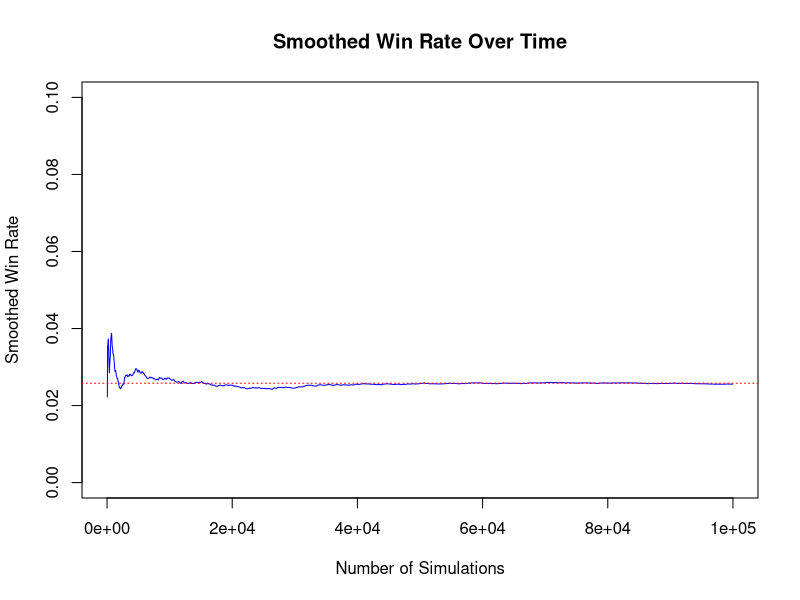
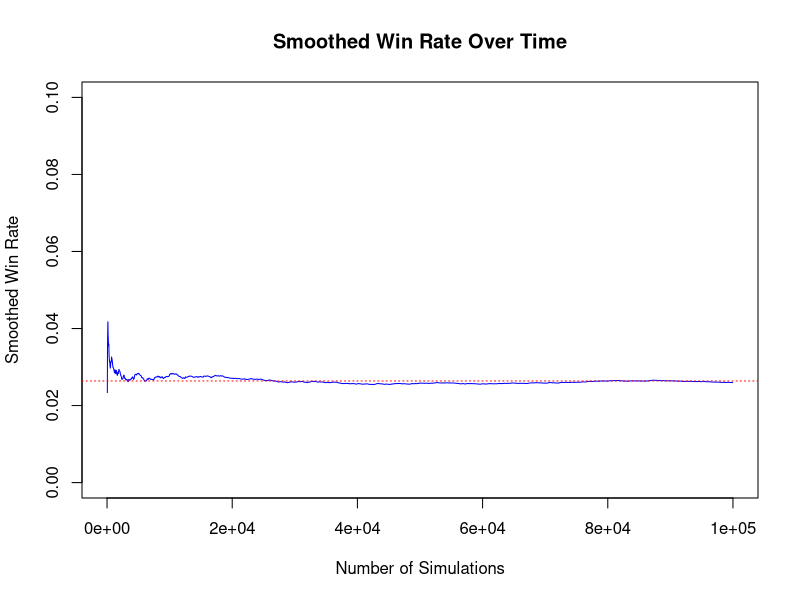

The R source for these figures, in order: (Note: a time limit stopped this script after it produced the figures.)

# Define Deck -------------------------------------------------------------

suits <- c(1:4) # Hearts, Diamonds, Clubs, Spades
ranks <- c(2:14) # 11 = Jack, 12 = Queen, 13 = King, 14 = Ace
colors <- c("Red", "Red", "Black", "Black")

deck <- expand.grid(Rank = ranks, Suit = suits, stringsAsFactors = FALSE)

deck$Color <- ifelse(deck$Suit %in% c(1, 2), "Red", "Black")


# Game Simulation Function ------------------------------------------------

simulation <- function(n, deck) {
  wins <- 0
  win_history <- numeric(n)
  
  pb <- txtProgressBar(min = 0, max = n, style = 3)
  failure <- numeric(4)
  
  
  for (i in 1 : n) {
    setTxtProgressBar(pb, i)
    
    cards <- deck[sample(nrow(deck), 4), ]
    first_card <- cards[1, ]
    second_card <- cards[2, ]
    third_card <- cards[3, ]
    fourth_card <- cards[4, ]
    
    # First Round
    color_choice <- sample(c("Red", "Black"), 1)
    
    if (first_card$Color != color_choice) {
      failure[1] <- failure[1] + 1
      next
    }
    
    # Second Round
    high_or_lower <- sample(c(TRUE, FALSE), 1)
    
    if (high_or_lower) { # Choose higher
      if (first_card$Rank >= second_card$Rank) {
        failure[2] <- failure[2] + 1
        next
      }
    } else { # Choose lower
      if (first_card$Rank <= second_card$Rank) {
        failure[2] <- failure[2] + 1
        next
      }
    }
    
    # Third Round
    inside_or_outside <- sample(c(TRUE, FALSE), 1)
  
    if (inside_or_outside) { # Choose Inside
      if (third_card$Rank <= min(first_card$Rank, second_card$Rank) |
          third_card$Rank >= max(first_card$Rank, second_card$Rank)) {
        failure[3] <- failure[3] + 1
        next
      }
    } else {
      if (third_card$Rank >= min(first_card$Rank, second_card$Rank) &
          third_card$Rank <= max(first_card$Rank, second_card$Rank)) {
        failure[3] <- failure[3] + 1
        next
      }
    }
    
    
    # Fourth Round
    suits_choice <- sample(c(1:4), 1)
    
    if (suits_choice != fourth_card$Suit) {
      failure[4] <- failure[4] + 1
      next
    }
    
    wins <- wins + 1
    win_history[i] <- 1
  }
  close(pb)
  
  win_rate <- cumsum(win_history) / seq_len(n)
  smoothed_rate <- zoo::rollmean(win_rate, k = 100, fill = NA)
  
  plot(smoothed_rate,
       type = "l", col = "blue", lwd = 1, lty = 1,
       xlab = "Number of Simulations",
       ylab = "Smoothed Win Rate",
       ylim = c(0, 0.1),
       main = "Smoothed Win Rate Over Time")
  abline(h = mean(win_rate), col = "red", lty = 3)
  
  return(list(wins, smoothed_rate, failure))
}

n = 100000
number_of_sims <- 10
prop_list <- numeric(number_of_sims)
smoothed_rate_list <- matrix(NA, ncol = n, nrow = number_of_sims)
failure_list <- matrix(NA, ncol = 4, nrow = number_of_sims)


for (i in 1:number_of_sims) {
  cat("Running simulation", i, "of", number_of_sims, "\n")
  output <- simulation(n, deck)
  total_wins <- output[[1]]
  smoothed_rate_list[i, ] <- output[[2]]
  prop_list[i] <- total_wins / n
  failure_list[i, ] <- output[[3]]
}

summary(failure_list)


# Visualize ---------------------------------------------------------------

matplot(t(smoothed_rate_list), type = "l", lty = 1, lwd = 1,
        col = rainbow(number_of_sims),
        xlab = "Number of Simulations",
        ylab = "Smoothed Win Rate",
        main = "Smoothed Win Rate Across Simulations",
        ylim = c(0, 0.1))
abline(h = mean(prop_list), col = "red", lty = 2)

hist(prop_list, 
     freq = FALSE, 
     col = "skyblue", 
     border = "white",
     main = "Distribution of Win Proportions",
     xlab = "Win Proportion", 
     ylab = "Density")

# Add a density curve
lines(density(prop_list), 
      col = "darkblue", 
      lwd = 2)

# Add a vertical line at the mean
abline(v = mean(prop_list), 
       col = "red", 
       lwd = 2, 
       lty = 2)


qqnorm(prop_list)
qqline(prop_list, col = "red")

mean_prop <- mean(prop_list)
se_prop <- sd(prop_list) / sqrt(length(prop_list))

ci_lower <- mean_prop - 1.96 * se_prop
ci_upper <- mean_prop + 1.96 * se_prop

c(ci_lower, ci_upper)
